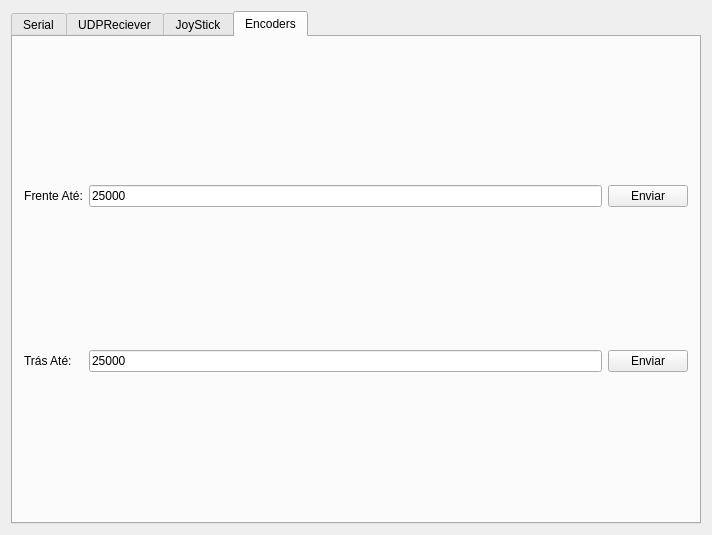
<?xml version="1.0" encoding="UTF-8"?>
<ui version="4.0">
 <class>MainWindow</class>
 <widget class="QMainWindow" name="MainWindow">
  <property name="geometry">
   <rect>
    <x>0</x>
    <y>0</y>
    <width>712</width>
    <height>535</height>
   </rect>
  </property>
  <property name="windowTitle">
   <string>MainWindow</string>
  </property>
  <widget class="QWidget" name="centralWidget">
   <layout class="QGridLayout" name="gridLayout">
    <item row="0" column="0">
     <widget class="QTabWidget" name="tabWidget">
      <property name="currentIndex">
       <number>3</number>
      </property>
      <widget class="QWidget" name="tab_3">
       <attribute name="title">
        <string>Serial</string>
       </attribute>
       <layout class="QGridLayout" name="gridLayout_19">
        <item row="0" column="0">
         <layout class="QVBoxLayout" name="verticalLayout">
          <item>
           <widget class="QPlainTextEdit" name="txt_receber"/>
          </item>
          <item>
           <widget class="QComboBox" name="cb_serial"/>
          </item>
          <item>
           <widget class="QComboBox" name="cb_baudrate"/>
          </item>
          <item>
           <widget class="QPushButton" name="bt_open">
            <property name="text">
             <string>Open</string>
            </property>
           </widget>
          </item>
          <item>
           <widget class="QPushButton" name="bt_close">
            <property name="text">
             <string>Close</string>
            </property>
           </widget>
          </item>
          <item>
           <widget class="QPushButton" name="bt_refresh">
            <property name="text">
             <string>Refresh</string>
            </property>
           </widget>
          </item>
          <item>
           <widget class="QPushButton" name="bt_clear">
            <property name="text">
             <string>Clear</string>
            </property>
           </widget>
          </item>
         </layout>
        </item>
       </layout>
      </widget>
      <widget class="QWidget" name="tab">
       <attribute name="title">
        <string>UDPReciever</string>
       </attribute>
       <layout class="QGridLayout" name="gridLayout_2">
        <item row="0" column="0">
         <widget class="QPlainTextEdit" name="plainTextEdit"/>
        </item>
        <item row="1" column="0">
         <widget class="QPushButton" name="bt_send">
          <property name="text">
           <string>Send Hello UDP</string>
          </property>
         </widget>
        </item>
       </layout>
      </widget>
      <widget class="QWidget" name="tab_2">
       <attribute name="title">
        <string>JoyStick</string>
       </attribute>
       <layout class="QGridLayout" name="gridLayout_3">
        <item row="0" column="0">
         <widget class="QGraphicsView" name="graphicsViewJoy">
          <property name="sizePolicy">
           <sizepolicy hsizetype="Expanding" vsizetype="Expanding">
            <horstretch>0</horstretch>
            <verstretch>0</verstretch>
           </sizepolicy>
          </property>
          <property name="maximumSize">
           <size>
            <width>350</width>
            <height>360</height>
           </size>
          </property>
          <property name="styleSheet">
           <string notr="true">border-image: url(:/joy.png) 0 0 0 0 stretch stretch;
border-width: 1px black solid;</string>
          </property>
         </widget>
        </item>
        <item row="1" column="0">
         <widget class="QLabel" name="lb_values">
          <property name="text">
           <string>0;0</string>
          </property>
          <property name="alignment">
           <set>Qt::AlignCenter</set>
          </property>
         </widget>
        </item>
       </layout>
      </widget>
      <widget class="QWidget" name="tab_4">
       <attribute name="title">
        <string>Encoders</string>
       </attribute>
       <layout class="QGridLayout" name="gridLayout_4">
        <item row="0" column="1">
         <widget class="QLineEdit" name="ln_encoder">
          <property name="text">
           <string>25000</string>
          </property>
         </widget>
        </item>
        <item row="0" column="2">
         <widget class="QPushButton" name="bt_encoder">
          <property name="text">
           <string>Enviar</string>
          </property>
         </widget>
        </item>
        <item row="0" column="0">
         <widget class="QLabel" name="label">
          <property name="text">
           <string>Frente Até:</string>
          </property>
          <property name="alignment">
           <set>Qt::AlignCenter</set>
          </property>
         </widget>
        </item>
        <item row="1" column="0">
         <widget class="QLabel" name="label_2">
          <property name="text">
           <string>Trás Até:</string>
          </property>
         </widget>
        </item>
        <item row="1" column="1">
         <widget class="QLineEdit" name="ln_encoder_2">
          <property name="text">
           <string>25000</string>
          </property>
         </widget>
        </item>
        <item row="1" column="2">
         <widget class="QPushButton" name="bt_encoder2">
          <property name="text">
           <string>Enviar</string>
          </property>
         </widget>
        </item>
       </layout>
      </widget>
     </widget>
    </item>
   </layout>
  </widget>
 </widget>
 <layoutdefault spacing="6" margin="11"/>
 <resources/>
 <connections/>
</ui>
